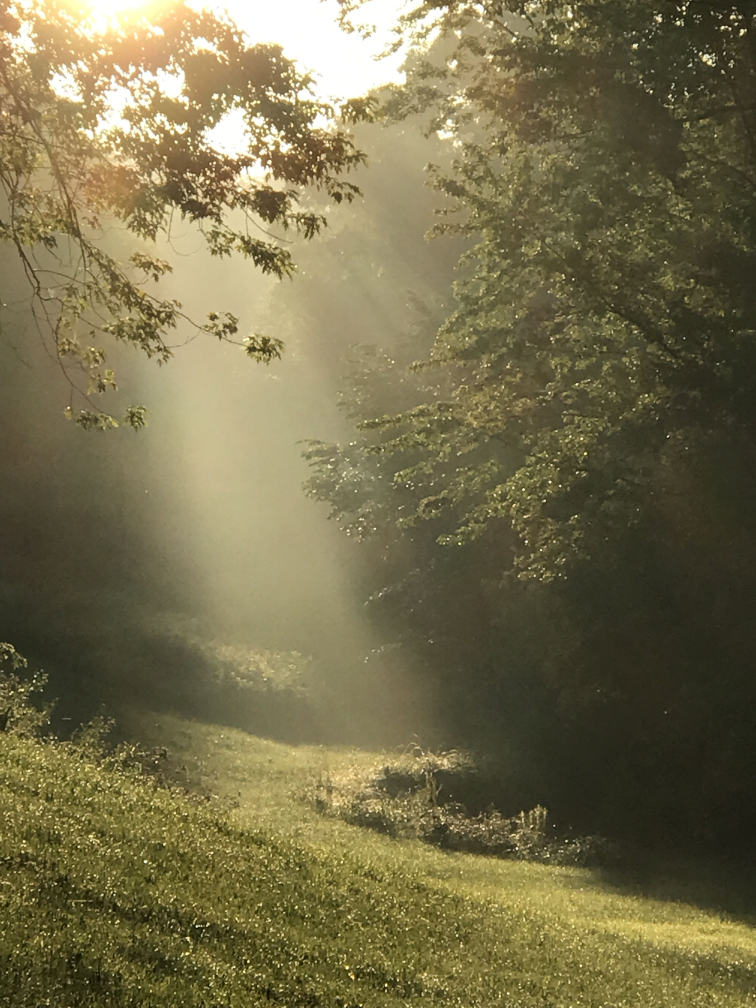
#> input picture lesson7/nature pic.jpg, 3024 x 4032 px, found by its file name (shown at 1/4 size)
$ python 'Save & grayscale with OpenCv.py'
#> lines starting #> are read from the running program, lines starting #| are printed output that depends on the picture
import cv2

image = cv2.imread("lesson7\\nature pic.jpg")
#> image is the input picture: shape (4032, 3024, 3); mean B, G, R 75.7, 110.7, 118.7

gray_image = cv2.cvtColor(image, cv2.COLOR_BGR2GRAY)
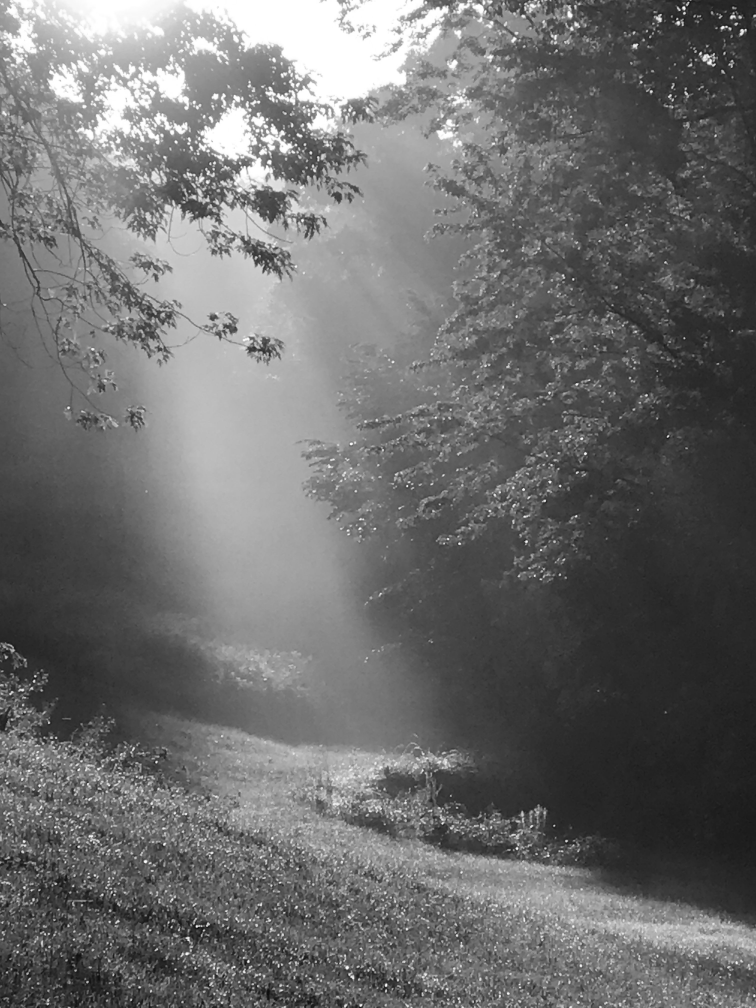
#> gray_image: shape (4032, 3024) (shown at 1/4 size); min 3, max 255, mean 109.1

resized_image = cv2.resize(gray_image, (800, 500))
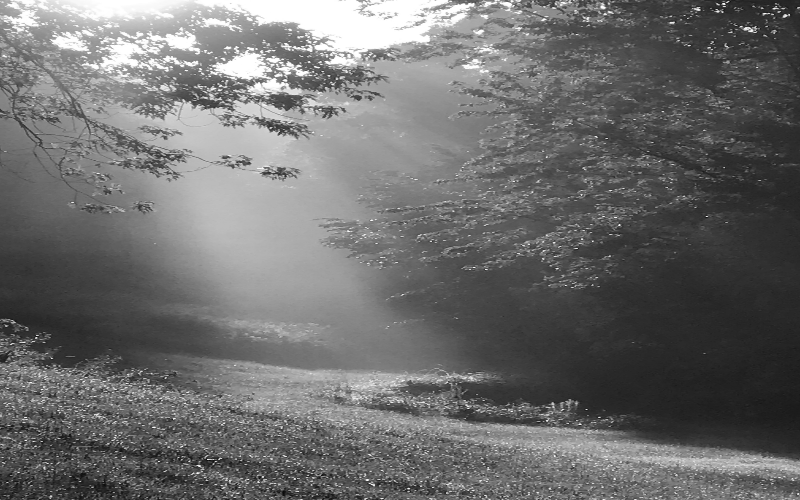
#> resized_image: shape (500, 800); min 9, max 255, mean 109

cv2.imshow("processed image", resized_image)

key = cv2.waitKey(0)
#> (key Esc is pressed here)

if key == ord("s"):
    cv2.imwrite("grayscale_Resized_image.jpg", resized_image)
    print("image saved as grayscale_Resized_image.jpg")

else:
    print("image not saved")
cv2.destroyAllWindows()
print(f"processed image dimensions: {resized_image.shape}")
#| processed image dimensions: (500, 800)

$ run again, with lesson10/Nature.jpg copied over lesson7/nature pic.jpg
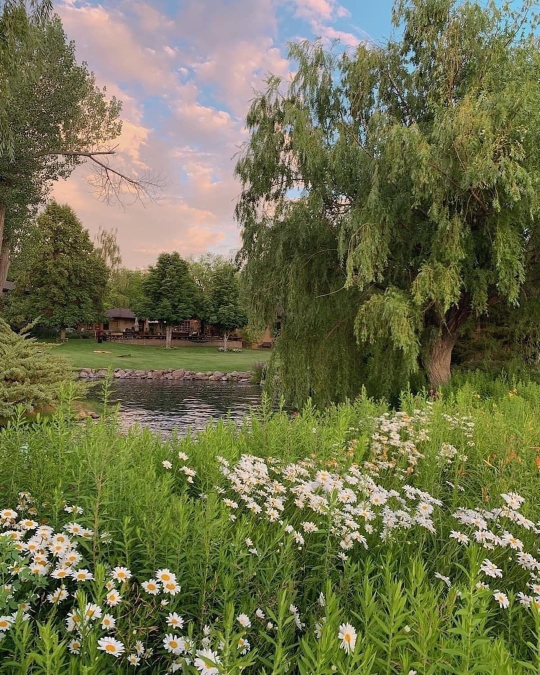
#> input picture lesson10/Nature.jpg, 1080 x 1350 px, found by its file name (shown at 1/2 size)
#> image is the input picture: shape (1350, 1080, 3); mean B, G, R 77.3, 112.8, 110.6
#> `gray_image = cv2.cvtColor(image, cv2.COLOR_BGR2GRAY)`:
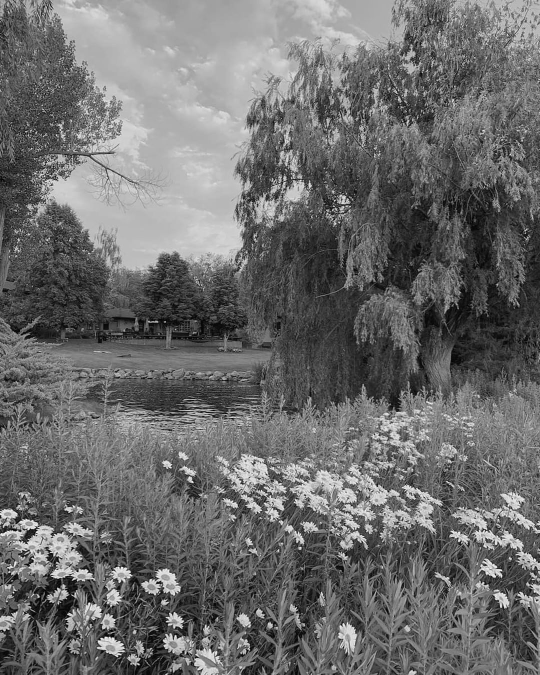
#> gray_image: shape (1350, 1080) (shown at 1/2 size); min 0, max 255, mean 108.1
#> `resized_image = cv2.resize(gray_image, (800, 500))`:
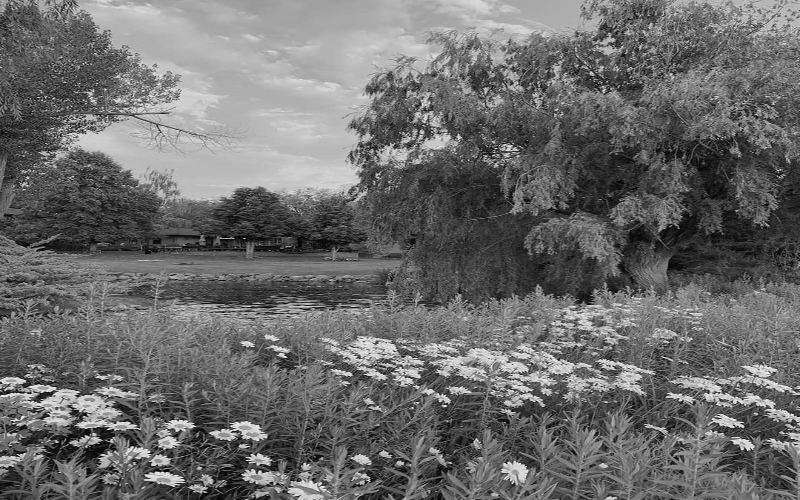
#> resized_image: shape (500, 800); min 1, max 252, mean 108
#| processed image dimensions: (500, 800)
